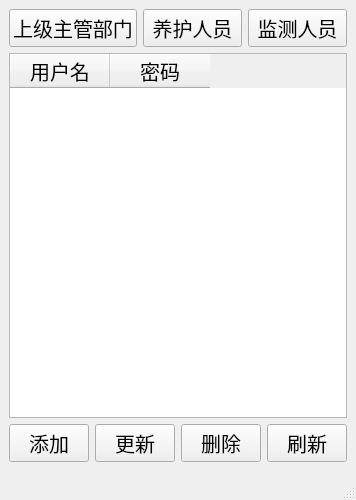
<?xml version="1.0" encoding="UTF-8"?>
<ui version="4.0">
 <class>MainWindow</class>
 <widget class="QMainWindow" name="MainWindow">
  <property name="geometry">
   <rect>
    <x>0</x>
    <y>0</y>
    <width>350</width>
    <height>500</height>
   </rect>
  </property>
  <property name="font">
   <font>
    <pointsize>15</pointsize>
   </font>
  </property>
  <property name="windowTitle">
   <string>账号信息</string>
  </property>
  <widget class="QWidget" name="centralwidget">
   <layout class="QVBoxLayout" name="verticalLayout" stretch="0,0,0">
    <item>
     <layout class="QHBoxLayout" name="horizontalLayout">
      <item>
       <widget class="QPushButton" name="manager_users_button">
        <property name="text">
         <string>上级主管部门</string>
        </property>
       </widget>
      </item>
      <item>
       <widget class="QPushButton" name="converse_user_button">
        <property name="text">
         <string>养护人员</string>
        </property>
       </widget>
      </item>
      <item>
       <widget class="QPushButton" name="monitor_user_button">
        <property name="text">
         <string>监测人员</string>
        </property>
       </widget>
      </item>
     </layout>
    </item>
    <item>
     <widget class="QTableWidget" name="user_password_show">
      <column>
       <property name="text">
        <string>用户名</string>
       </property>
      </column>
      <column>
       <property name="text">
        <string>密码</string>
       </property>
      </column>
     </widget>
    </item>
    <item>
     <layout class="QHBoxLayout" name="horizontalLayout_2">
      <item>
       <widget class="QPushButton" name="add_button">
        <property name="text">
         <string>添加</string>
        </property>
       </widget>
      </item>
      <item>
       <widget class="QPushButton" name="update_button">
        <property name="text">
         <string>更新</string>
        </property>
       </widget>
      </item>
      <item>
       <widget class="QPushButton" name="delete_button">
        <property name="text">
         <string>删除</string>
        </property>
       </widget>
      </item>
      <item>
       <widget class="QPushButton" name="refresh_button">
        <property name="text">
         <string>刷新</string>
        </property>
       </widget>
      </item>
     </layout>
    </item>
   </layout>
  </widget>
  <widget class="QStatusBar" name="statusbar"/>
 </widget>
 <resources/>
 <connections/>
</ui>
